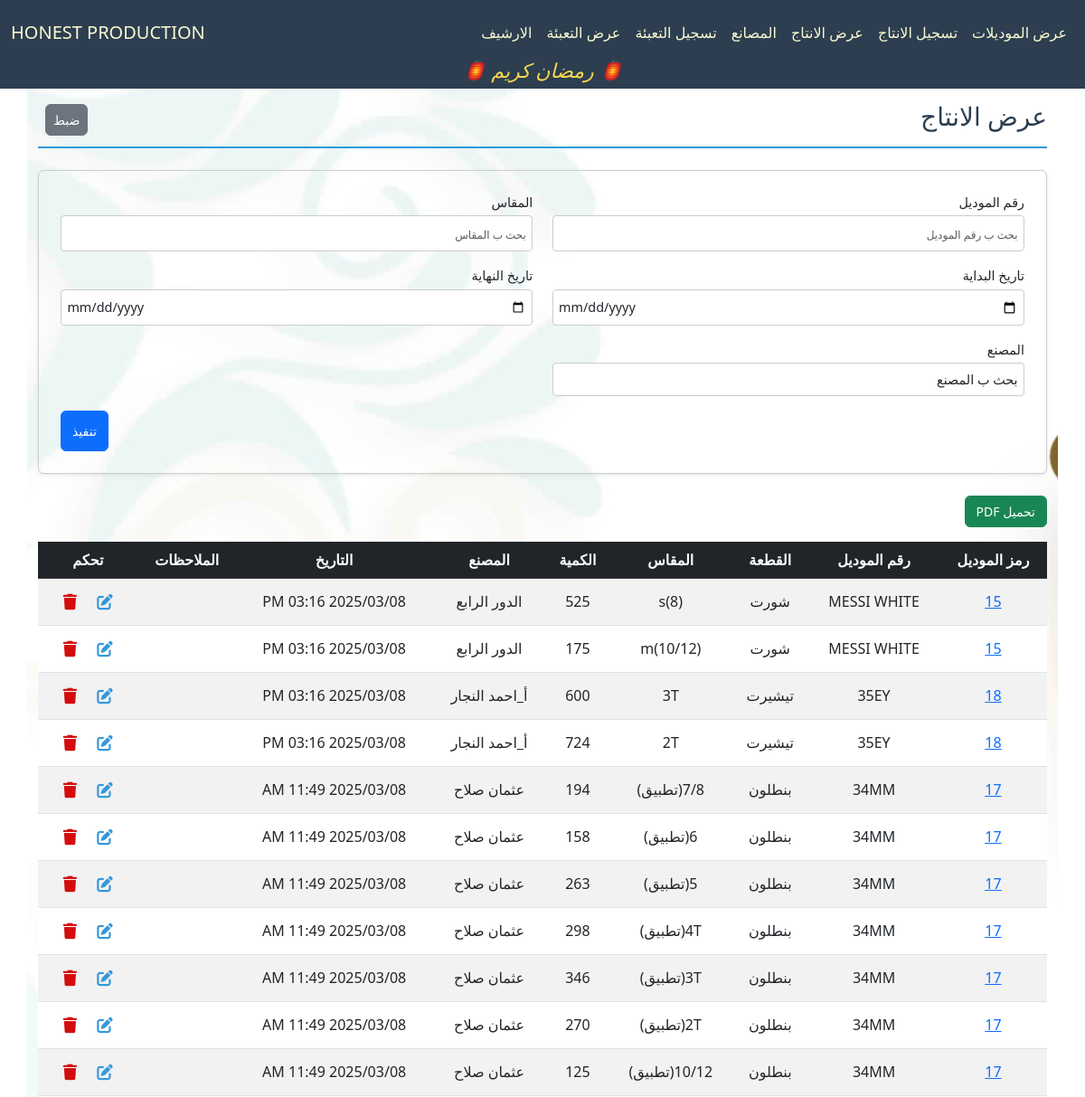
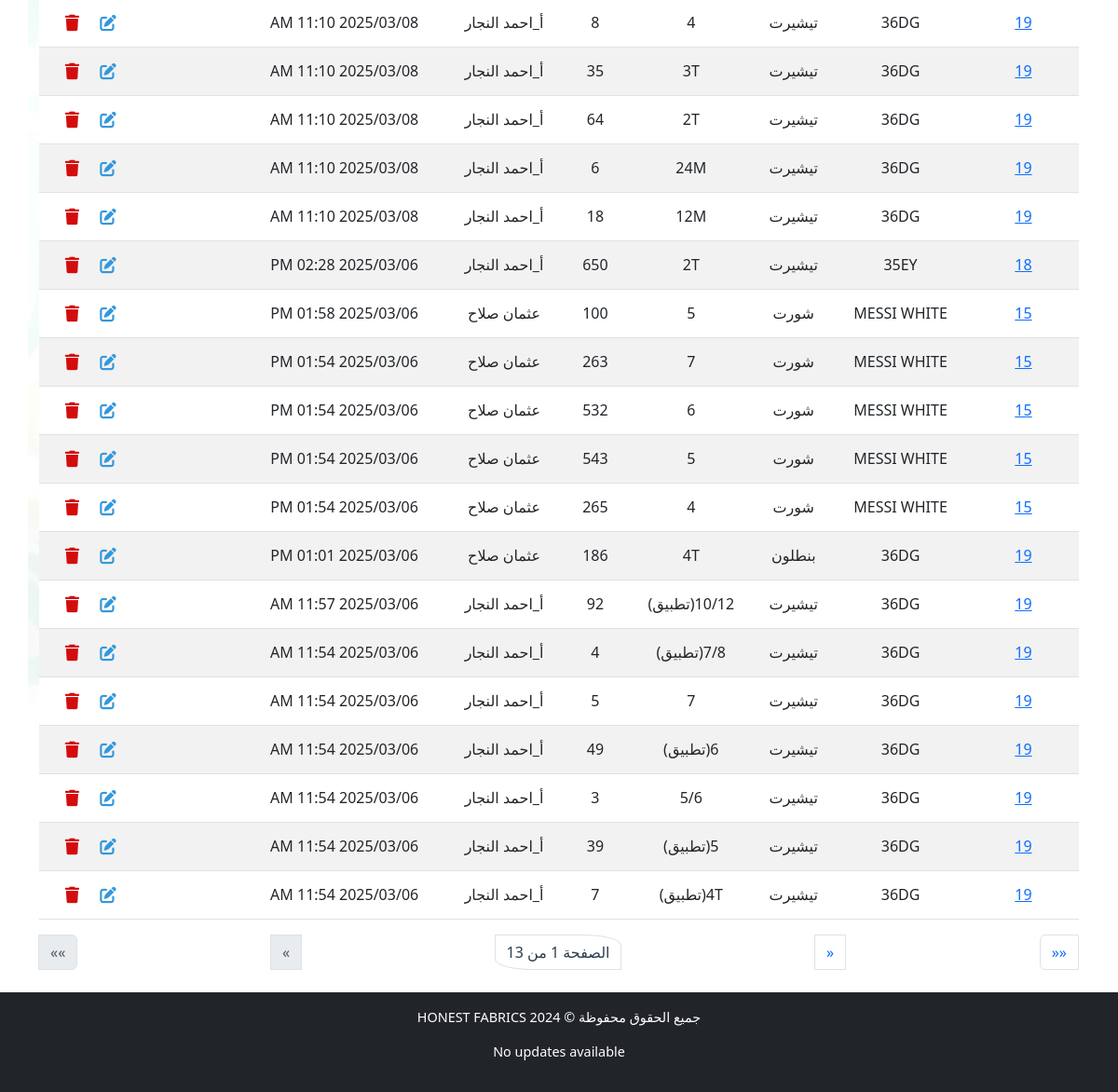
The page /production/production-list on the database its author committed (2 pictures, top to bottom).
### production/models.py (models this page shows, shortened)
class ProductionPiece(models.Model):
    piece = models.ForeignKey(Piece, verbose_name="القطعة", on_delete=models.CASCADE, related_name="productions")
    created_at = models.DateTimeField(verbose_name="تاريخ الإنشاء", default=now)
    used_amount = models.IntegerField(verbose_name="الكمية للانتاج", default=0, blank=True)
    worked_factory = models.ForeignKey(Factory, verbose_name="المصنع", on_delete=models.CASCADE, related_name="productions", null=True)
    comment = models.CharField(max_length=100, verbose_name="الملاحظات", blank=True)
    class Meta:
        ordering = ['-created_at']

class Piece(models.Model):
    model = models.ForeignKey(Model, verbose_name="الموديل", on_delete=models.CASCADE, related_name="pieces")
    type = models.CharField(max_length=50, verbose_name="النوع", blank=True)
    size = models.CharField(max_length=50, verbose_name="المقاس", blank=True)
    available_amount = models.IntegerField(verbose_name="الكمية المتبقية", blank=True, default=0)
    used_amount = models.IntegerField(verbose_name="الكمية المستخدمة", default=0, blank=True)
    class Meta:
        ordering = ['size', 'type']

class Model(models.Model):
    id = models.AutoField(primary_key=True, verbose_name="الرمز")
    model_number = models.CharField(max_length=50, verbose_name="رقم الموديل", unique=True)
    created_at = models.DateTimeField(verbose_name="تاريخ الإنشاء", default=now)
    ended_at = models.DateTimeField(verbose_name="تاريخ الانتهاء", blank=True, null=True)
    shipped_at = models.DateTimeField(verbose_name="تاريخ الشحن", blank=True, null=True)
    is_archive = models.BooleanField(default=False)
    is_shipped = models.BooleanField(default=False)
    available_carton = models.IntegerField(verbose_name="الكراتين المتبقية", blank=True, default=0)
    used_carton = models.IntegerField(verbose_name="الكراتين المستخدمة", blank=True, default=0)
    class Meta:
        ordering = ["-created_at"]

class Factory(models.Model):
    STATUE_CHOICES = [
        (1, "يعمل"),
        (2, "متوقف"),
        (3, "منتهي"),
    ]
    name = models.CharField(max_length=50, verbose_name="اسم المصنع", blank=True)
    statue = models.PositiveIntegerField(
        verbose_name="الحاله", choices=STATUE_CHOICES, default=1
    )
    def __str__(self):
        return self.name

### production/views.py (the view, shortened to what this page needs)
# urls.py: path('production-list', ProductionListingView.as_view(), name='production_list_view'),
class ProductionListingView(ListView):
    template_name = "production/list_production.html"
    model = ProductionPiece
    paginate_by = 30
    filter_fields = ["model_number", "type", "size", "start_date", "end_date", "worked_factory"]
    def parse_date(self, date_str):
        try:
            normalized_date = date_str.replace("\\", "/")
            return datetime.strptime(normalized_date, "%Y-%m-%d")
        except (ValueError, AttributeError):
            return None
    def get_queryset(self):
        queryset = super().get_queryset()
        filters = Q()
        model_number = self.request.GET.get("model_number")
        if model_number:
            filters &= Q(piece__model__model_number__icontains=model_number)
        size = self.request.GET.get("size")
        if size:
            filters &= Q(piece__size__icontains=size)
        type = self.request.GET.get("type")
        if type:
            filters &= Q(piece__type__icontains=type)
        worked_factory = self.request.GET.get("worked_factory")
        if worked_factory:
            filters &= Q(worked_factory__name__icontains=worked_factory)
        start_date = self.parse_date(self.request.GET.get("start_date"))
        end_date = self.parse_date(self.request.GET.get("end_date"))
        if start_date:
            filters &= Q(created_at__gte=start_date)
        if end_date:
            filters &= Q(created_at__lte=end_date)
        return queryset.filter(filters)
    def get_context_data(self, **kwargs):
        context = super().get_context_data(**kwargs)
        production_models = self.get_queryset()
        worked_factory = self.request.GET.get("worked_factory", "")
        model_number = self.request.GET.get("model_number", "")
        model_pieces_production = first_date = last_date = None
        context["filter_fields"] = [
            {"field_name": "model_number", "verbose_name": "رقم الموديل", "value": model_number},
            {"field_name": "size", "verbose_name": "المقاس", "value": self.request.GET.get("size", "")},
            {"field_name": "start_date", "verbose_name": "تاريخ البداية", "value": self.request.GET.get("start_date", "")},
            {"field_name": "end_date", "verbose_name": "تاريخ النهاية", "value": self.request.GET.get("end_date", "")},
            {"field_name": "worked_factory", "verbose_name": "المصنع", "value": worked_factory, "options": Factory.objects.filter(statue__lt=3)},
        ]
        context["model_pieces_production"] = model_pieces_production
        context["first_date"] = first_date
        context["last_date"] = last_date
        context["row_data_columns"] = ["رقم الموديل","القطعة","المقاس","الكمية","المصنع","التاريخ"]
        context["total_data_columns"] = ["رقم الموديل","القطعة","الاجمالي"]
        return context

### production/templates/production/list_production.html (shortened to what this page needs)
{% extends "cloth/layout.html" %}
{% load math_filters %}
{% load static %}
{% block home_page %}
<a class="navbar-brand" href="{% url 'model_list_view' %}">HONEST PRODUCTION</a>
{% endblock %}
{% block navbar_links_small %}
{% include "production/nav_links.html" %}
{% endblock %}
{% block body %}
    <div class="pt-4 section-title d-flex justify-content-between align-items-center">
        <h2>عرض الانتاج</h2>
        <div class="ps-2">
            <a href="{% url 'production_list_view' %}" class="px-2 btn btn-secondary">ضبط</a>
        </div>
    </div>
    <form method="get" class="filter-form-flex mb-4 p-4 rounded shadow-sm">
        {% for filter_field in filter_fields %}
        <div class="form-group mb-3">
            <label for="filter_{{ forloop.counter }}" class="form-label">{{ filter_field.verbose_name }}</label>
            {% if filter_field.field_name in 'worked_factory' %}
                <select
                id="filter_{{ forloop.counter }}"
                name="{{ filter_field.field_name }}"
                class="form-control"
                >
                    <option value="">بحث ب {{ filter_field.verbose_name }}</option>
                </select>
            {% else %}
                <input
                    type="{% if filter_field.field_name in 'start_date end_date' %}date{% else %}text{% endif %}"
                    id="filter_{{ forloop.counter }}"
                    name="{{ filter_field.field_name }}"
                    placeholder="بحث ب {{ filter_field.verbose_name }}"
                    class="form-control {% if filter_field.field_name in 'start_date end_date' %}filter_date{% endif %}"
                    value="{{ filter_field.value }}">
            {% endif %}
        </div>
        {% endfor %}
        <div class="submit-container">
            <button type="submit" class="btn btn-primary submit-btn">تنفيذ</button>
        </div>
    </form>
    <div class="table-responsive">
        {% if model_pieces_production %}
        <div class="dropdown">
            <button class="btn btn-success dropdown-toggle mb-3" type="button" id="pdfDropdown" data-bs-toggle="dropdown" aria-expanded="false">
              تحميل PDF
            </button>
            <ul class="dropdown-menu" aria-labelledby="pdfDropdown">
              <li><a class="dropdown-item" href="#" onclick="generatePDF('total_only')">الملخص فقط</a></li>
              <li><a class="dropdown-item" href="#" onclick="generatePDF('records_only')">السجل فقط</a></li>
              <li><a class="dropdown-item" href="#" onclick="generatePDF('total_records')">الملخص و السجل</a></li>
            </ul>
        </div>
        {% else %}
        <button onclick="generatePDF('records_only')" class="btn btn-success mb-3">تحميل PDF</button>
        {% endif %}
        <table id="row-data-table" class="table table-striped table-hover">
            <thead class="table-dark">
                <tr>
                    <th>رمز الموديل</th>
                    <th>رقم الموديل</th>
                    <th>القطعة</th>
                    <th>المقاس</th>
                    <th>الكمية</th>
                    <th>المصنع</th>
                    <th>التاريخ</th>
                    <th>الملاحظات</th>
                    <th>تحكم</th>
                </tr>
            </thead>
            <tbody>
                {% for production_item in object_list %}
                <tr class="clickable-row" data-detail_url="{% url 'model_detail_view' production_item.piece.model.id %}">
                    <td>
                        <a href="{% url 'model_detail_view' production_item.piece.model.id %}">{{ production_item.piece.model.id }}</a>
                    </td>
                    <td>{{ production_item.piece.model.model_number }}</td>
                    <td>{{ production_item.piece.type }}</td>
                    <td>{{ production_item.piece.size }}</td>
                    <td>{{ production_item.used_amount }}</td>
                    <td>{{ production_item.worked_factory }}</td>
                    <td dir="rtl">{{ production_item.created_at|date:"Y/m/d h:i A" }}</td>
                    <td style="overflow-x:auto; max-width:100px; ">{{ production_item.comment }}</td>
                    <td>
                        <a class="px-2 btn" href="{% url 'productionpiece_edit' production_item.id %}">
                        </a>
                        <a class="px-2 btn" href="{% url 'productionpiece_delete' production_item.id %}">
                            </a>
                    </td>
                </tr>
                {% empty %}
                <tr>
                    <td colspan="9" class="text-center">لا يوجد عناصر</td>
                </tr>
                {% endfor %}
            </tbody>
        </table>
    </div>
    <nav aria-label="Page navigation">
        <ul class="pagination justify-content-between">
            <li class="page-item {% if not page_obj.has_next %}disabled{% endif %}">
                {% if page_obj.has_next %}
                <a class="page-link" href="?page={{ page_obj.paginator.num_pages }}{% for key, value in request.GET.items %}{% if key != 'page' %}&{{ key }}={{ value|urlencode }}{% endif %}{% endfor %}" aria-label="Last">
                    <span aria-hidden="true">&laquo;&laquo;</span>
                </a>
                {% else %}
                <span class="page-link" aria-disabled="true">
                    <span aria-hidden="true">&laquo;&laquo;</span>
                </span>
                {% endif %}
            </li>
            <li class="page-item {% if not page_obj.has_next %}disabled{% endif %}">
                {% if page_obj.has_next %}
                <a class="page-link" href="?page={{ page_obj.next_page_number }}{% for key, value in request.GET.items %}{% if key != 'page' %}&{{ key }}={{ value|urlencode }}{% endif %}{% endfor %}" aria-label="Next">
                    <span aria-hidden="true">&laquo;</span>
                </a>
                {% else %}
                <span class="page-link" aria-disabled="true">
                    <span aria-hidden="true">&laquo;</span>
                </span>
                {% endif %}
            </li>
            <li class="page-item pagination_page_li">
                <span class="page-link">الصفحة {{ page_obj.number }} من {{ page_obj.paginator.num_pages }}</span>
            </li>
            <li class="page-item {% if not page_obj.has_previous %}disabled{% endif %}">
                {% if page_obj.has_previous %}
                <a class="page-link" href="?page={{ page_obj.previous_page_number }}{% for key, value in request.GET.items %}{% if key != 'page' %}&{{ key }}={{ value|urlencode }}{% endif %}{% endfor %}" aria-label="Previous">
                    <span aria-hidden="true">&raquo;</span>
                </a>
                {% else %}
                <span class="page-link" aria-disabled="true">
                    <span aria-hidden="true">&raquo;</span>
                </span>
                {% endif %}
            </li>
            <li class="page-item {% if not page_obj.has_previous %}disabled{% endif %}">
                {% if page_obj.has_previous %}
                <a class="page-link" href="?page=1{% for key, value in request.GET.items %}{% if key != 'page' %}&{{ key }}={{ value|urlencode }}{% endif %}{% endfor %}" aria-label="First">
                    <span aria-hidden="true">&raquo;&raquo;</span>
                </a>
                {% else %}
                <span class="page-link" aria-disabled="true">
                    <span aria-hidden="true">&raquo;&raquo;</span>
                </span>
                {% endif %}
            </li>
    </ul>
</nav>
{% endblock body %}
{% block script %}
<link rel="stylesheet" href="https://cdn.jsdelivr.net/npm/flatpickr/dist/flatpickr.min.css">
{% endblock script %}

### cloth/static/cloth/styles.css (style rules this page uses)
:root { --primary-color: #3498db; --light-blue: #3db1ff5e; --secondary-color: #2c3e50; --success-color: #2ecc71; --danger-color: #e74c3c; --warning-color: #f1c40f; --light-bg: #f8f9fa; --dark-bg: #343a40; --light-text: lightgoldenrodyellow; --golden-text: rgb(255, 255, 0); --border-color: #dee2e6; --white-color: #ffffff; }
*, *::before, *::after { box-sizing: border-box; }
ul, div { padding: 0; margin: 0; }
body { background-color: var(--light-bg); margin-inline: 0; font-family: 'Segoe UI', Tahoma, Geneva, Verdana, sans-serif; line-height: 1.6; font-size: 16px; }
#navbar, #navbar a, #navbar-menu-body, #navbar-menu-body a { color: var(--light-text); }
.section-title { color: var(--secondary-color); border-bottom: 2px solid var(--primary-color); padding-bottom: 0.5rem; margin-bottom: 1.5rem; font-weight: bold; }
.table { border-collapse: separate; border-spacing: 0; border-radius: 8px; width: 100%; }
.table th, .table td { text-align: center; vertical-align: middle; padding: 10px; }
.table-striped tbody tr:nth-of-type(odd) { background-color: var(--light-bg); }
.table-dark th { background-color: var(--secondary-color); color: var(--light-text); }
.table-responsive { overflow-x: auto; }
.table-responsive table th, .table-responsive table td { white-space: nowrap; min-width: fit-content; }
.table-responsive table { width: 100%; table-layout: auto; }
.filter-form-flex { display: flex; flex-wrap: wrap; padding: 1rem; border: 1px solid #ccc; border-radius: 8px; justify-content: space-between; column-gap: 2px; direction: rtl; }
.filter-form-flex .form-group { display: flex; flex-direction: column; margin-bottom: 5px; width: 49%; }
.filter-form-flex .form-label { font-size: 0.9rem; margin-bottom: 0.25rem; }
.filter-form-flex .form-control { border: 1px solid #ccc; border-radius: 4px; padding: 0.4rem; font-size: 0.9rem; }
.filter-form-flex input[type="text"], .filter-form-flex input[type="number"], .filter-form-flex input[type="date"] { width: 100%; height: 40px; }
.submit-container { display: flex; justify-content: flex-end; width: 100%; }
.filter-form-flex .submit-btn { width: auto; height: 45px; font-size: 1rem; }
.pagination_page_li span { color: var(--secondary-color); border-top-right-radius: 30%; border-bottom-left-radius: 30%; }
@media (max-width: 1200px) { body { font-size: 15px; } }
@media (max-width: 1200px) { h4.section-title, h2 { font-size: 28px !important; } }
@media (max-width: 1200px) { p.lead, .oped_details_btn, .btn { font-size: 14px !important; } }
@media (max-width: 1200px) { ::placeholder { font-size: 12px !important; } }

### rows shown on the page
ProductionPiece: piece.model.id "15", piece.model.model_number "MESSI WHITE", piece.type "شورت", piece.size "s(8)", used_amount "525", worked_factory "الدور الرابع", created_at "2025/03/08 03:16 PM"
ProductionPiece: piece.model.id "15", piece.model.model_number "MESSI WHITE", piece.type "شورت", piece.size "m(10/12)", used_amount "175", worked_factory "الدور الرابع", created_at "2025/03/08 03:16 PM"
ProductionPiece: piece.model.id "18", piece.model.model_number "35EY", piece.type "تيشيرت", piece.size "3T", used_amount "600", worked_factory "أ_احمد النجار", created_at "2025/03/08 03:16 PM"
ProductionPiece: piece.model.id "18", piece.model.model_number "35EY", piece.type "تيشيرت", piece.size "2T", used_amount "724", worked_factory "أ_احمد النجار", created_at "2025/03/08 03:16 PM"
ProductionPiece: piece.model.id "17", piece.model.model_number "34MM", piece.type "بنطلون", piece.size "7/8(تطبيق)", used_amount "194", worked_factory "عثمان صلاح", created_at "2025/03/08 11:49 AM"
ProductionPiece: piece.model.id "17", piece.model.model_number "34MM", piece.type "بنطلون", piece.size "6(تطبيق)", used_amount "158", worked_factory "عثمان صلاح", created_at "2025/03/08 11:49 AM"
ProductionPiece: piece.model.id "17", piece.model.model_number "34MM", piece.type "بنطلون", piece.size "5(تطبيق)", used_amount "263", worked_factory "عثمان صلاح", created_at "2025/03/08 11:49 AM"
ProductionPiece: piece.model.id "17", piece.model.model_number "34MM", piece.type "بنطلون", piece.size "4T(تطبيق)", used_amount "298", worked_factory "عثمان صلاح", created_at "2025/03/08 11:49 AM"
ProductionPiece: piece.model.id "17", piece.model.model_number "34MM", piece.type "بنطلون", piece.size "3T(تطبيق)", used_amount "346", worked_factory "عثمان صلاح", created_at "2025/03/08 11:49 AM"
ProductionPiece: piece.model.id "17", piece.model.model_number "34MM", piece.type "بنطلون", piece.size "2T(تطبيق)", used_amount "270", worked_factory "عثمان صلاح", created_at "2025/03/08 11:49 AM"
ProductionPiece: piece.model.id "17", piece.model.model_number "34MM", piece.type "بنطلون", piece.size "10/12(تطبيق)", used_amount "125", worked_factory "عثمان صلاح", created_at "2025/03/08 11:49 AM"
ProductionPiece: piece.model.id "19", piece.model.model_number "36DG", piece.type "تيشيرت", piece.size "4", used_amount "8", worked_factory "أ_احمد النجار", created_at "2025/03/08 11:10 AM"
ProductionPiece: piece.model.id "19", piece.model.model_number "36DG", piece.type "تيشيرت", piece.size "3T", used_amount "35", worked_factory "أ_احمد النجار", created_at "2025/03/08 11:10 AM"
ProductionPiece: piece.model.id "19", piece.model.model_number "36DG", piece.type "تيشيرت", piece.size "2T", used_amount "64", worked_factory "أ_احمد النجار", created_at "2025/03/08 11:10 AM"
ProductionPiece: piece.model.id "19", piece.model.model_number "36DG", piece.type "تيشيرت", piece.size "24M", used_amount "6", worked_factory "أ_احمد النجار", created_at "2025/03/08 11:10 AM"
ProductionPiece: piece.model.id "19", piece.model.model_number "36DG", piece.type "تيشيرت", piece.size "12M", used_amount "18", worked_factory "أ_احمد النجار", created_at "2025/03/08 11:10 AM"
ProductionPiece: piece.model.id "18", piece.model.model_number "35EY", piece.type "تيشيرت", piece.size "2T", used_amount "650", worked_factory "أ_احمد النجار", created_at "2025/03/06 02:28 PM"
ProductionPiece: piece.model.id "15", piece.model.model_number "MESSI WHITE", piece.type "شورت", piece.size "5", used_amount "100", worked_factory "عثمان صلاح", created_at "2025/03/06 01:58 PM"
ProductionPiece: piece.model.id "15", piece.model.model_number "MESSI WHITE", piece.type "شورت", piece.size "7", used_amount "263", worked_factory "عثمان صلاح", created_at "2025/03/06 01:54 PM"
ProductionPiece: piece.model.id "15", piece.model.model_number "MESSI WHITE", piece.type "شورت", piece.size "6", used_amount "532", worked_factory "عثمان صلاح", created_at "2025/03/06 01:54 PM"
ProductionPiece: piece.model.id "15", piece.model.model_number "MESSI WHITE", piece.type "شورت", piece.size "5", used_amount "543", worked_factory "عثمان صلاح", created_at "2025/03/06 01:54 PM"
ProductionPiece: piece.model.id "15", piece.model.model_number "MESSI WHITE", piece.type "شورت", piece.size "4", used_amount "265", worked_factory "عثمان صلاح", created_at "2025/03/06 01:54 PM"
ProductionPiece: piece.model.id "19", piece.model.model_number "36DG", piece.type "بنطلون", piece.size "4T", used_amount "186", worked_factory "عثمان صلاح", created_at "2025/03/06 01:01 PM"
ProductionPiece: piece.model.id "19", piece.model.model_number "36DG", piece.type "تيشيرت", piece.size "10/12(تطبيق)", used_amount "92", worked_factory "أ_احمد النجار", created_at "2025/03/06 11:57 AM"
ProductionPiece: piece.model.id "19", piece.model.model_number "36DG", piece.type "تيشيرت", piece.size "7/8(تطبيق)", used_amount "4", worked_factory "أ_احمد النجار", created_at "2025/03/06 11:54 AM"
ProductionPiece: piece.model.id "19", piece.model.model_number "36DG", piece.type "تيشيرت", piece.size "7", used_amount "5", worked_factory "أ_احمد النجار", created_at "2025/03/06 11:54 AM"
ProductionPiece: piece.model.id "19", piece.model.model_number "36DG", piece.type "تيشيرت", piece.size "6(تطبيق)", used_amount "49", worked_factory "أ_احمد النجار", created_at "2025/03/06 11:54 AM"
ProductionPiece: piece.model.id "19", piece.model.model_number "36DG", piece.type "تيشيرت", piece.size "5/6", used_amount "3", worked_factory "أ_احمد النجار", created_at "2025/03/06 11:54 AM"
ProductionPiece: piece.model.id "19", piece.model.model_number "36DG", piece.type "تيشيرت", piece.size "5(تطبيق)", used_amount "39", worked_factory "أ_احمد النجار", created_at "2025/03/06 11:54 AM"
ProductionPiece: piece.model.id "19", piece.model.model_number "36DG", piece.type "تيشيرت", piece.size "4T(تطبيق)", used_amount "7", worked_factory "أ_احمد النجار", created_at "2025/03/06 11:54 AM"

### other values the page prints
{{ filter_field.verbose_name }} "رقم الموديل" "المقاس" "تاريخ البداية" "تاريخ النهاية" "المصنع"
{{ page_obj.paginator.num_pages }} "13"
